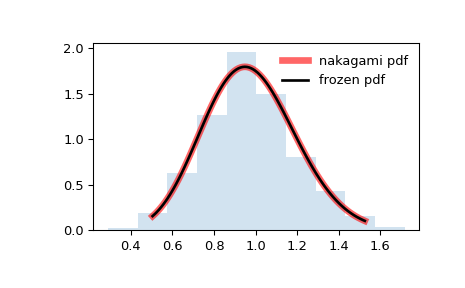

Here is the Python script that generated this plot:
from scipy.stats import nakagami
import matplotlib.pyplot as plt
fig, ax = plt.subplots(1, 1)

# Calculate the first four moments:

nu = 4.97
mean, var, skew, kurt = nakagami.stats(nu, moments='mvsk')

# Display the probability density function (``pdf``):

x = np.linspace(nakagami.ppf(0.01, nu),
                nakagami.ppf(0.99, nu), 100)
ax.plot(x, nakagami.pdf(x, nu),
       'r-', lw=5, alpha=0.6, label='nakagami pdf')

# Alternatively, the distribution object can be called (as a function)
# to fix the shape, location and scale parameters. This returns a "frozen"
# RV object holding the given parameters fixed.

# Freeze the distribution and display the frozen ``pdf``:

rv = nakagami(nu)
ax.plot(x, rv.pdf(x), 'k-', lw=2, label='frozen pdf')

# Check accuracy of ``cdf`` and ``ppf``:

vals = nakagami.ppf([0.001, 0.5, 0.999], nu)
np.allclose([0.001, 0.5, 0.999], nakagami.cdf(vals, nu))
# True

# Generate random numbers:

r = nakagami.rvs(nu, size=1000)

# And compare the histogram:

ax.hist(r, density=True, histtype='stepfilled', alpha=0.2)
ax.legend(loc='best', frameon=False)
plt.show()
